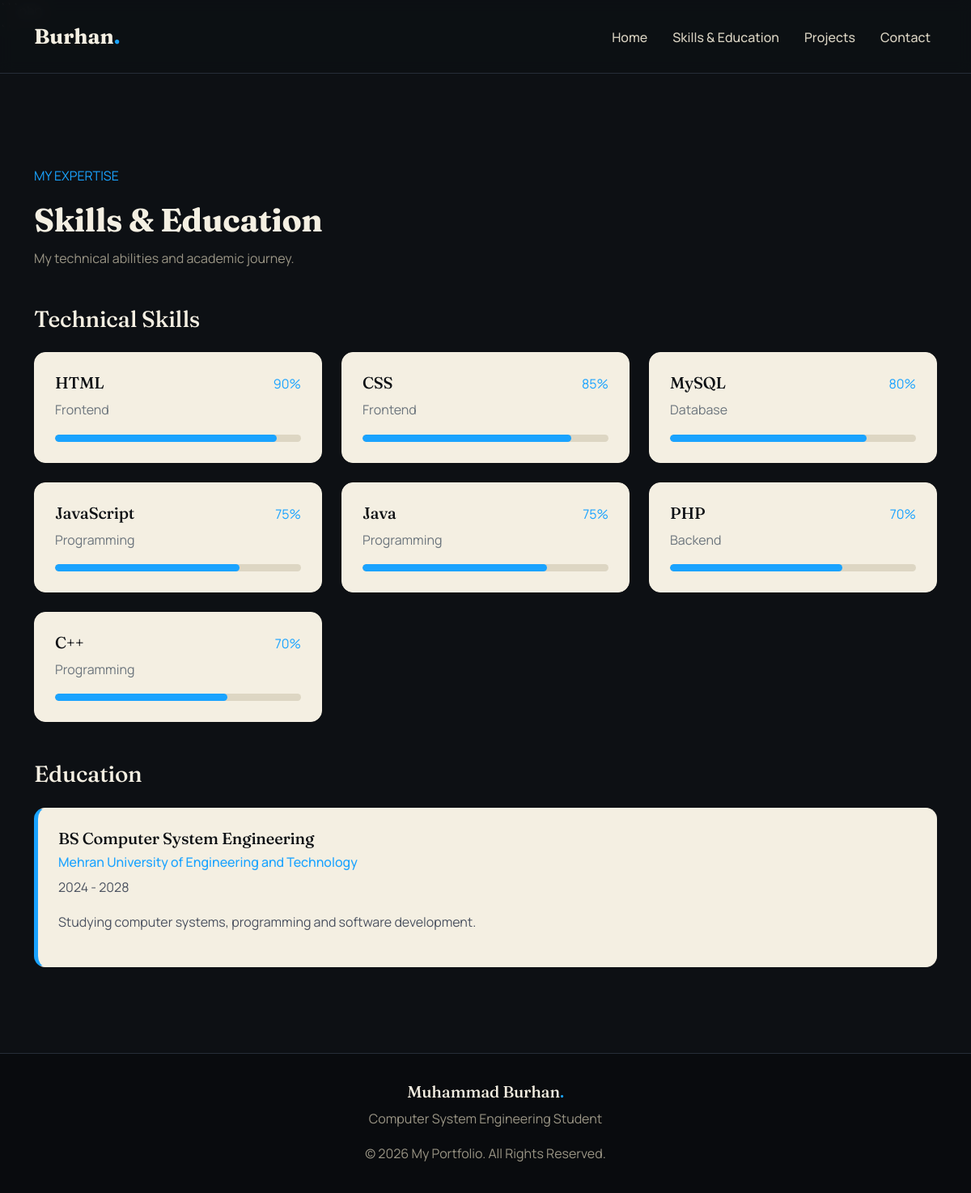
The page /skills.php on the database its author committed.
### tables this page shows
CREATE TABLE IF NOT EXISTS skills (
    id INT AUTO_INCREMENT PRIMARY KEY,
    skill_name VARCHAR(100) NOT NULL,
    proficiency INT NOT NULL,
    category VARCHAR(100)
);

CREATE TABLE IF NOT EXISTS education (
    id INT AUTO_INCREMENT PRIMARY KEY,
    degree VARCHAR(150) NOT NULL,
    institution VARCHAR(150) NOT NULL,
    start_year YEAR,
    end_year YEAR,
    description TEXT
);

### includes/functions.php (called while the page is built)
<?php
if (!function_exists('e')) {
    function e($value) {
        return htmlspecialchars(
            (string)$value,
            ENT_QUOTES,
            'UTF-8'
        );
    }
}

### skills.php (the view, shortened to what this page needs)
<?php
require_once "includes/header.php";
$skills = $conn->query(
    "SELECT * FROM skills ORDER BY proficiency DESC"
)->fetchAll();
$education = $conn->query(
    "SELECT * FROM education ORDER BY start_year DESC"
)->fetchAll();
?>
<section class="container section-padding page-top">
    <div class="section-heading">
        <p class="accent">MY EXPERTISE</p>
        <h1>Skills & Education</h1>
        <p>My technical abilities and academic journey.</p>
    </div>
    <h3 class="mb-4">Technical Skills</h3>
    <div class="row g-4">
        <?php foreach ($skills as $skill): ?>
            <div class="col-md-6 col-lg-4">
                <div class="skill-card">
                    <div class="d-flex justify-content-between">
                        <h5><?= e($skill['skill_name']) ?></h5>
                        <span class="accent">
                            <?= e($skill['proficiency']) ?>%
                        </span>
                    </div>
                    <p class="text-secondary">
                        <?= e($skill['category']) ?>
                    </p>
                    <div class="progress">
                        <div class="progress-bar"
                             role="progressbar"
                             style="width: <?= (int)$skill['proficiency'] ?>%"
                             aria-valuenow="<?= (int)$skill['proficiency'] ?>"
                             aria-valuemin="0"
                             aria-valuemax="100">
                        </div>
                    </div>
                </div>
            </div>
        <?php endforeach; ?>
    </div>
    <h3 class="mt-5 mb-4">Education</h3>
    <?php foreach ($education as $edu): ?>
        <div class="education-card mb-3">
            <h5><?= e($edu['degree']) ?></h5>
            <h6 class="accent">
                <?= e($edu['institution']) ?>
            </h6>
            <p>
                <?= e($edu['start_year']) ?>
                -
                <?= e($edu['end_year']) ?>
            </p>
            <p>
                <?= e($edu['description']) ?>
            </p>
        </div>
    <?php endforeach; ?>
</section>
<?php require_once "includes/footer.php"; ?>

### includes/header.php (shortened to what this page needs)
<?php
require_once __DIR__ . "/functions.php";
?>
<!DOCTYPE html>
<html lang="en">
<head>
    <link href="https://cdn.jsdelivr.net/npm/bootstrap@5.3.3/dist/css/bootstrap.min.css" rel="stylesheet">
    <link rel="stylesheet" href="/portfolio/assets/css/style.css?v=10">
</head>
<body>
<nav class="navbar navbar-expand-lg spatial-navbar fixed-top">
    <div class="container">
        <a class="navbar-brand fw-bold" href="/portfolio/index.php">
            Burhan<span class="accent">.</span>
        </a>
        <div class="collapse navbar-collapse" id="navbarNav">
            <ul class="navbar-nav ms-auto align-items-lg-center">
                <li class="nav-item">
                    <a class="nav-link" href="/portfolio/index.php">Home</a>
                </li>
                <li class="nav-item">
                    <a class="nav-link" href="/portfolio/skills.php">Skills & Education</a>
                </li>
                <li class="nav-item">
                    <a class="nav-link" href="/portfolio/project.php">Projects</a>
                </li>
                <li class="nav-item">
                    <a class="nav-link" href="/portfolio/contact.php">Contact</a>
                </li>
            </ul>
        </div>
    </div>
</nav>
<main>

### includes/footer.php (shortened to what this page needs)
</main>
<footer class="footer text-center">
    <div class="container">
        <h5>Muhammad Burhan<span class="accent">.</span></h5>
        <p>
            Computer System Engineering Student
        </p>
        <p class="mb-0">
            &copy; <?= date("Y") ?> My Portfolio.
            All Rights Reserved.
        </p>
    </div>
</footer>
</body>
</html>

### assets/css/style.css (style rules this page uses)
:root { --nc-carbon: #0d1014; --nc-carbon-raised: #151a21; --nc-carbon-deep: #090b0e; --nc-line: #262d38; --nc-ivory: #f4efe2; --nc-ivory-soft: #d9d3c2; --nc-ivory-muted: #9a9585; --nc-ink: #1b1f26; --nc-ink-soft: #4b5260; --nc-azure: #1aa3ff; --nc-azure-deep: #0a84e0; --nc-azure-glow: rgba(26, 163, 255, 0.28); --nc-font-display: 'Fraunces', Georgia, serif; --nc-font-body: 'Manrope', 'Segoe UI', Arial, sans-serif; --nc-radius: 14px; }
* { margin: 0; padding: 0; box-sizing: border-box; }
html { scroll-behavior: smooth; }
body { background: var(--nc-carbon); color: var(--nc-ivory); font-family: var(--nc-font-body); line-height: 1.7; -webkit-font-smoothing: antialiased; }
main { min-height: 75vh; }
h1, h2, h3, h4, h5 { font-family: var(--nc-font-display); letter-spacing: -0.01em; }
a { color: var(--nc-azure); text-decoration: none; transition: color 0.25s; }
.accent { color: var(--nc-azure) !important; }
.navbar { background: rgba(13, 16, 20, 0.94); -webkit-backdrop-filter: blur(8px); backdrop-filter: blur(8px); padding: 18px 0; border-bottom: 1px solid var(--nc-line); }
.navbar-brand { font-family: var(--nc-font-display); font-size: 26px; font-weight: 700; color: var(--nc-ivory) !important; }
.nav-link { color: var(--nc-ivory-soft) !important; margin-left: 15px; font-weight: 500; padding-bottom: 4px !important; border-bottom: 2px solid transparent; transition: color 0.25s, border-color 0.25s; }
.section-padding { padding-top: 90px; padding-bottom: 90px; }
.page-top { padding-top: 150px; }
.section-heading { margin-bottom: 45px; }
.section-heading h1, .section-heading h2 { font-weight: 700; margin: 10px 0; color: var(--nc-ivory); }
.section-heading p { color: var(--nc-ivory-muted); }
.about-card, .skill-card, .education-card, .project-card, .contact-card { background: var(--nc-ivory); color: var(--nc-ink); border: 1px solid var(--nc-ivory); border-radius: var(--nc-radius); padding: 25px; }
.about-card h1, .about-card h2, .about-card h3, .about-card h4, .about-card h5, .skill-card h1, .skill-card h2, .skill-card h3, .skill-card h4, .skill-card h5, .education-card h1, .education-card h2, .education-card h3, .education-card h4, .education-card h5, .project-card h1, .project-card h2, .project-card h3, .project-card h4, .project-card h5, .contact-card h1, .contact-card h2, .contact-card h3, .contact-card h4, .contact-card h5 { color: var(--nc-carbon); }
.skill-card, .project-card { height: 100%; transition: transform 0.25s, box-shadow 0.25s, border-color 0.25s; }
.education-card { border-left: 5px solid var(--nc-azure); transition: transform 0.25s, box-shadow 0.25s, border-color 0.25s; }
.education-card p, .education-card small { color: var(--nc-ink-soft); }
.progress { height: 9px; background: #ddd6c3; border-radius: 10px; margin-top: 8px; }
.progress-bar { background: var(--nc-azure); border-radius: 10px; }
.footer { background: var(--nc-carbon-deep); padding: 35px 0; border-top: 1px solid var(--nc-line); color: var(--nc-ivory-muted); }
.footer h5 { color: var(--nc-ivory); }

### rows shown on the page
skills: skill_name "HTML", proficiency "90", category "Frontend"
skills: skill_name "CSS", proficiency "85", category "Frontend"
skills: skill_name "MySQL", proficiency "80", category "Database"
skills: skill_name "JavaScript", proficiency "75", category "Programming"
skills: skill_name "Java", proficiency "75", category "Programming"
skills: skill_name "PHP", proficiency "70", category "Backend"
skills: skill_name "C++", proficiency "70", category "Programming"
education: degree "BS Computer System Engineering", institution "Mehran University of Engineering and Technology", start_year "2024", end_year "2028", description "Studying computer systems, programming and software development."
